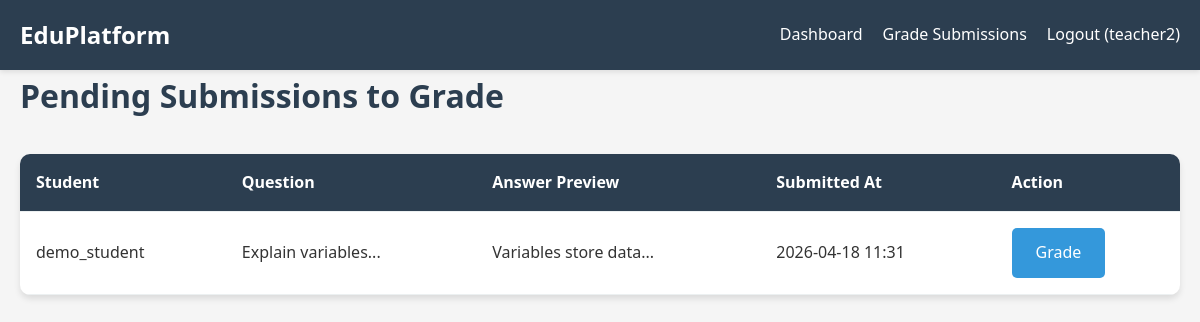
Screenshot of /teacher/submissions (signed in) with the database file from the repository.
### app.py (models this page shows)
class User(UserMixin, db.Model):
    id = db.Column(db.Integer, primary_key=True)
    username = db.Column(db.String(80), unique=True, nullable=False)
    email = db.Column(db.String(120), unique=True, nullable=False)
    password_hash = db.Column(db.String(256), nullable=False)
    role = db.Column(db.String(20), nullable=False)  # 'teacher' or 'student'
    created_at = db.Column(db.DateTime, default=datetime.utcnow)
    enrollments = db.relationship('Enrollment', backref='student', lazy=True)
    submissions = db.relationship('Submission', backref='student', lazy=True)

class Submission(db.Model):
    id = db.Column(db.Integer, primary_key=True)
    student_id = db.Column(db.Integer, db.ForeignKey('user.id'), nullable=False)
    question_id = db.Column(db.Integer, db.ForeignKey('question.id'), nullable=False)
    answer = db.Column(db.Text, nullable=False)
    is_correct = db.Column(db.Boolean)
    graded = db.Column(db.Boolean, default=False)
    submitted_at = db.Column(db.DateTime, default=datetime.utcnow)
    teacher_feedback = db.Column(db.Text)

class Question(db.Model):
    id = db.Column(db.Integer, primary_key=True)
    lesson_id = db.Column(db.Integer, db.ForeignKey('lesson.id'), nullable=False)
    question_text = db.Column(db.Text, nullable=False)
    question_type = db.Column(db.String(20), nullable=False)  # 'multiple_choice', 'open_ended'
    options = db.Column(db.Text)  # JSON string for multiple choice options
    correct_answer = db.Column(db.Text)  # For multiple choice
    order = db.Column(db.Integer, nullable=False)
    submissions = db.relationship('Submission', backref='question', lazy=True)

### app.py (the view)
@app.route('/teacher/submissions')
@login_required
def view_submissions():
    if current_user.role != 'teacher':
        flash('Access denied', 'error')
        return redirect(url_for('index'))
    submissions = Submission.query.join(Question).join(Lesson).join(Course)\
        .filter(Question.question_type == 'open_ended', Submission.graded == False)\
        .filter(Course.teacher_id == current_user.id)\
        .all()
    return render_template('teacher/submissions.html', submissions=submissions)

### app.py (called while the page is built)
@login_manager.user_loader
def load_user(user_id):
    return User.query.get(int(user_id))

### templates/teacher/submissions.html (shortened to what this page needs)
<!DOCTYPE html>
<html lang="en">
<head>
    <link rel="stylesheet" href="{{ url_for('static', filename='css/style.css') }}">
</head>
<body>
    <nav class="navbar">
        <div class="container">
            <a href="{{ url_for('index') }}" class="brand">EduPlatform</a>
            <div class="nav-links">
                <a href="{{ url_for('teacher_dashboard') }}">Dashboard</a>
                <a href="{{ url_for('view_submissions') }}">Grade Submissions</a>
                <a href="{{ url_for('logout') }}">Logout ({{ current_user.username }})</a>
            </div>
        </div>
    </nav>
    <main class="container">
        <div class="dashboard-header">
            <h1>Pending Submissions to Grade</h1>
        </div>
        <section class="submissions-section">
            {% if submissions %}
                <table class="data-table">
                    <thead>
                        <tr>
                            <th>Student</th>
                            <th>Question</th>
                            <th>Answer Preview</th>
                            <th>Submitted At</th>
                            <th>Action</th>
                        </tr>
                    </thead>
                    <tbody>
                        {% for submission in submissions %}
                            <tr>
                                <td>{{ submission.student.username }}</td>
                                <td>{{ submission.question.question_text[:50] }}...</td>
                                <td>{{ submission.answer[:50] }}...</td>
                                <td>{{ submission.submitted_at.strftime('%Y-%m-%d %H:%M') }}</td>
                                <td>
                                    <a href="{{ url_for('grade_submission', submission_id=submission.id) }}" class="btn btn-primary">Grade</a>
                                </td>
                            </tr>
                        {% endfor %}
                    </tbody>
                </table>
            {% else %}
                <p class="empty-state">No pending submissions to grade. Great job!</p>
            {% endif %}
        </section>
    </main>
</body>
</html>

### static/css/style.css (style rules this page uses)
* { margin: 0; padding: 0; box-sizing: border-box; }
body { font-family: 'Segoe UI', Tahoma, Geneva, Verdana, sans-serif; line-height: 1.6; color: #333; background-color: #f5f5f5; }
.container { max-width: 1200px; margin: 0 auto; padding: 0 20px; }
.navbar { background-color: #2c3e50; color: white; padding: 1rem 0; box-shadow: 0 2px 5px rgba(0,0,0,0.1); }
.navbar .container { display: flex; justify-content: space-between; align-items: center; }
.brand { font-size: 1.5rem; font-weight: bold; color: white; text-decoration: none; }
.nav-links { display: flex; gap: 20px; }
.nav-links a { color: white; text-decoration: none; transition: color 0.3s; }
main { padding: 2rem 0; min-height: calc(100vh - 200px); }
.btn { display: inline-block; padding: 0.75rem 1.5rem; border: none; border-radius: 5px; cursor: pointer; text-decoration: none; font-size: 1rem; transition: all 0.3s; text-align: center; }
.btn-primary { background-color: #3498db; color: white; }
.dashboard-header { display: flex; justify-content: space-between; align-items: center; margin-bottom: 2rem; }
.dashboard-header h1 { color: #2c3e50; }
.data-table { width: 100%; background: white; border-radius: 10px; overflow: hidden; box-shadow: 0 4px 6px rgba(0,0,0,0.1); border-collapse: collapse; }
.data-table th, .data-table td { padding: 1rem; text-align: left; border-bottom: 1px solid #ecf0f1; }
.data-table th { background-color: #2c3e50; color: white; }

### rows the page displays
User: username "teacher2"
Submission: student.username "demo_student", question "Explain variables", answer "Variables store data", submitted_at "2026-04-18 11:31"
